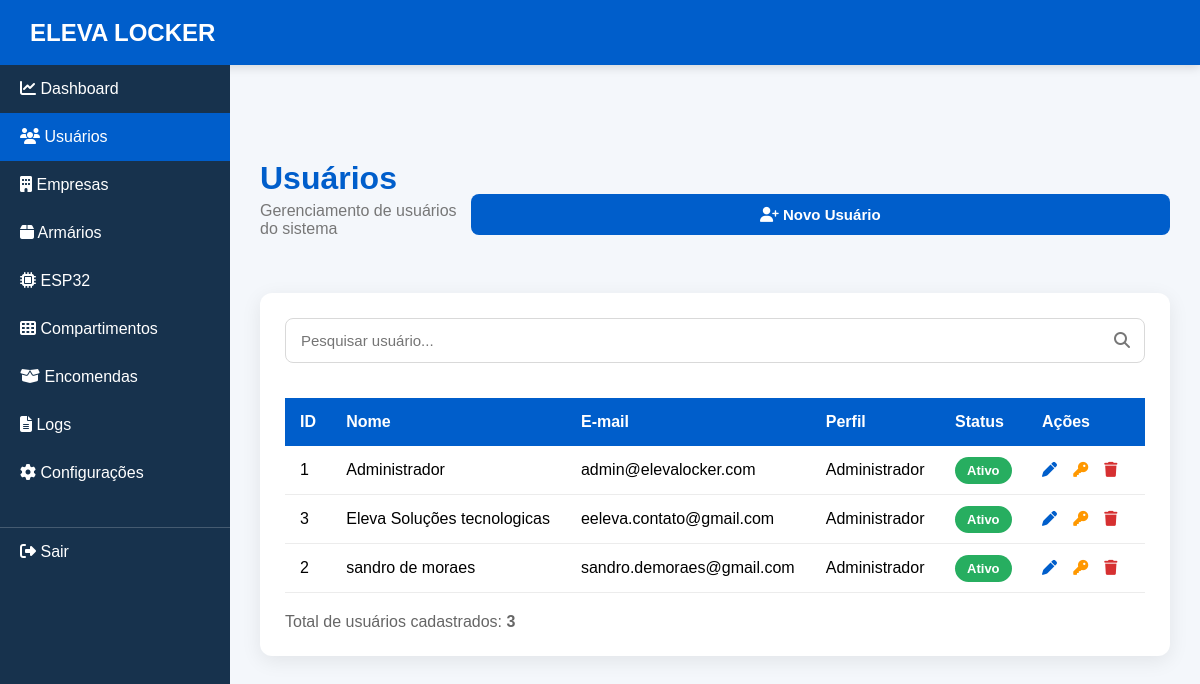
Page /usuarios (signed in) on the committed database.
### tables this page shows
CREATE TABLE usuarios(
        id INTEGER PRIMARY KEY AUTOINCREMENT,

        nome TEXT NOT NULL,

        email TEXT NOT NULL UNIQUE,

        senha TEXT NOT NULL,

        telefone TEXT,

        perfil TEXT NOT NULL DEFAULT 'Operador',

        status INTEGER NOT NULL DEFAULT 1,

        ultimo_login DATETIME,

        data_criacao DATETIME DEFAULT CURRENT_TIMESTAMP,

        data_atualizacao DATETIME DEFAULT CURRENT_TIMESTAMP
    );

### routes/usuarios.py (the view)
@usuarios_bp.route("/usuarios")
def usuarios():
    if "usuario" not in session:
        return redirect("/")
    lista = UsuarioService.listar()
    return render_template(
        "usuarios.html",
        usuario=session["usuario"],
        perfil=session["perfil"],
        usuarios=lista
    )

### repositories/base_repository.py (called while the page is built)
    @classmethod
    def get_connection(cls):
        conn = sqlite3.connect(cls.DB_PATH)
        conn.row_factory = sqlite3.Row
        return conn

### repositories/usuario_repository.py (called while the page is built)
    @staticmethod
    def listar():
        with BaseRepository.get_connection() as conn:
            return conn.execute("""
                SELECT
                    id,
                    nome,
                    email,
                    telefone,
                    perfil,
                    status,
                    ultimo_login
                FROM usuarios
                ORDER BY nome
            """).fetchall()

### services/usuario_service.py (called while the page is built)
    @staticmethod
    def listar():
        return UsuarioRepository.listar()

### templates/usuarios.html (shortened to what this page needs)
<!DOCTYPE html>
<html lang="pt-BR">
<head>
    <link rel="stylesheet" href="{{ url_for('static', filename='style.css') }}">
    <link rel="stylesheet"
          href="https://cdnjs.cloudflare.com/ajax/libs/font-awesome/6.6.0/css/all.min.css">
</head>
<body>
<div class="topo">
    ELEVA LOCKER
</div><div class="menu">
    <a href="/dashboard">
        <i class="fa-solid fa-chart-line"></i> Dashboard
    </a>
    <a href="/usuarios" style="background:#005ecb;">
    <i class="fa-solid fa-users"></i> Usuários
</a>
<a href="/empresas">
    <i class="fa-solid fa-building"></i> Empresas
</a>
<a href="/armarios">
    <i class="fa-solid fa-box"></i> Armários
</a>
<a href="/esp32">
    <i class="fa-solid fa-microchip"></i> ESP32
</a>
<a href="/compartimentos">
    <i class="fa-solid fa-table-cells"></i> Compartimentos
</a>
<a href="/encomendas">
    <i class="fa-solid fa-box-open"></i> Encomendas
</a>
<a href="/logs">
    <i class="fa-solid fa-file-lines"></i> Logs
</a>
<a href="/configuracoes">
    <i class="fa-solid fa-gear"></i> Configurações
</a>
    <a href="/logout" class="logout">
    <i class="fa-solid fa-right-from-bracket"></i> Sair
</a>
</div>
<div class="pagina">
    <div class="cabecalho">
        <div>
            <h1>Usuários</h1>
            <p>Gerenciamento de usuários do sistema</p>
        </div>
        <button class="btn" onclick="abrirModal()">
            <i class="fa-solid fa-user-plus"></i>
            Novo Usuário
        </button>
    </div>
    <div class="card">
        <div class="barra">
            <div class="pesquisa">
                <input
                    type="text"
                    id="pesquisa"
                    placeholder="Pesquisar usuário...">
                <i class="fa-solid fa-magnifying-glass"></i>
            </div>
        </div>
        <table id="tabelaUsuarios">
            <thead>
                <tr>
                    <th>ID</th>
                    <th>Nome</th>
                    <th>E-mail</th>
                    <th>Perfil</th>
                    <th>Status</th>
                    <th>Ações</th>
                </tr>
            </thead>
            <tbody>
            {% for usuario in usuarios %}
                <tr>
                    <td>{{ usuario.id }}</td>
                    <td>{{ usuario.nome }}</td>
                    <td>{{ usuario.email }}</td>
                    <td>{{ usuario.perfil }}</td>
                    <td>
                        {% if usuario.status == 1 %}
                            <span class="status ativo">
                                Ativo
                            </span>
                        {% else %}
                            <span class="status inativo">
                                Inativo
                            </span>
                        {% endif %}
                    </td>
                    <td class="acoes">
                        <a href="#" class="editar">
                            <i class="fa-solid fa-pen"></i>
                        </a>
                        <a href="#" class="senha">
                            <i class="fa-solid fa-key"></i>
                        </a>
                        <a href="#" class="excluir">
                            <i class="fa-solid fa-trash"></i>
                        </a>
                    </td>
                </tr>
            {% endfor %}
            </tbody>
        </table>
        <div class="rodape">
            Total de usuários cadastrados:
            <strong>{{ usuarios|length }}</strong>
        </div>
    </div>
</div>
</body>
</html>

### static/style.css (style rules this page uses)
body { margin:0; padding:0; font-family:Arial, Helvetica, sans-serif; background:#f4f6f9; }
h1 { color:#0066cc; margin-bottom:10px; }
p { color:#666; margin-bottom:30px; }
input { width:100%; padding:12px; margin-bottom:15px; border:1px solid #ccc; border-radius:6px; box-sizing:border-box; }
button { width:100%; padding:12px; background:#0066cc; color:white; border:none; border-radius:6px; cursor:pointer; font-size:16px; }

### templates/usuarios.html (style rules this page uses)
* { margin:0; padding:0; box-sizing:border-box; font-family:Arial, Helvetica, sans-serif; }
body { background:#f4f7fb; }
.topo { width:100%; height:65px; background:#005ecb; color:#fff; display:flex; align-items:center; padding:0 30px; font-size:24px; font-weight:bold; box-shadow:0 2px 10px rgba(0,0,0,.15); }
.menu { width:230px; position:fixed; top:65px; left:0; bottom:0; background:#17324d; overflow:auto; }
.menu a { display:block; color:#fff; padding:15px 20px; text-decoration:none; transition:.2s; }
.logout { margin-top:30px; border-top:1px solid rgba(255,255,255,.2); }
.pagina { margin-left:230px; margin-top:65px; padding:30px; }
.cabecalho { display:flex; justify-content:space-between; align-items:center; margin-bottom:25px; }
.cabecalho h1 { color:#005ecb; font-size:32px; margin-bottom:5px; }
.cabecalho p { color:#777; }
.btn { background:#005ecb; color:#fff; border:none; border-radius:8px; padding:12px 22px; cursor:pointer; font-size:15px; font-weight:bold; transition:.2s; }
.card { background:#fff; border-radius:12px; box-shadow:0 5px 20px rgba(0,0,0,.08); padding:25px; }
.barra { display:flex; justify-content:space-between; gap:20px; margin-bottom:20px; }
.pesquisa { flex:1; position:relative; }
.pesquisa input { width:100%; padding:13px 45px 13px 15px; border:1px solid #d9d9d9; border-radius:8px; font-size:15px; }
.pesquisa i { position:absolute; right:15px; top:14px; color:#777; }
table { width:100%; border-collapse:collapse; }
thead { background:#005ecb; color:#fff; }
th { padding:15px; text-align:left; }
td { padding:15px; border-bottom:1px solid #ececec; }
.status { padding:6px 12px; color:#fff; border-radius:30px; font-size:13px; font-weight:bold; }
.ativo { background:#27ae60; }
.acoes { white-space:nowrap; }
.acoes a { text-decoration:none; margin-right:12px; font-size:15px; }
.editar { color:#005ecb; }
.senha { color:#ff9800; }
.excluir { color:#d63031; }
.rodape { margin-top:20px; color:#666; }

### rows in the picture
usuarios: id "1", nome "Administrador", email "admin@elevalocker.com", perfil "Administrador", status "Ativo"
usuarios: id "3", nome "Eleva Soluções tecnologicas", email "eeleva.contato@gmail.com", perfil "Administrador", status "Ativo"
usuarios: id "2", nome "sandro de moraes", email "sandro.demoraes@gmail.com", perfil "Administrador", status "Ativo"

### other values in the picture
{{ usuarios|length }} "3"
